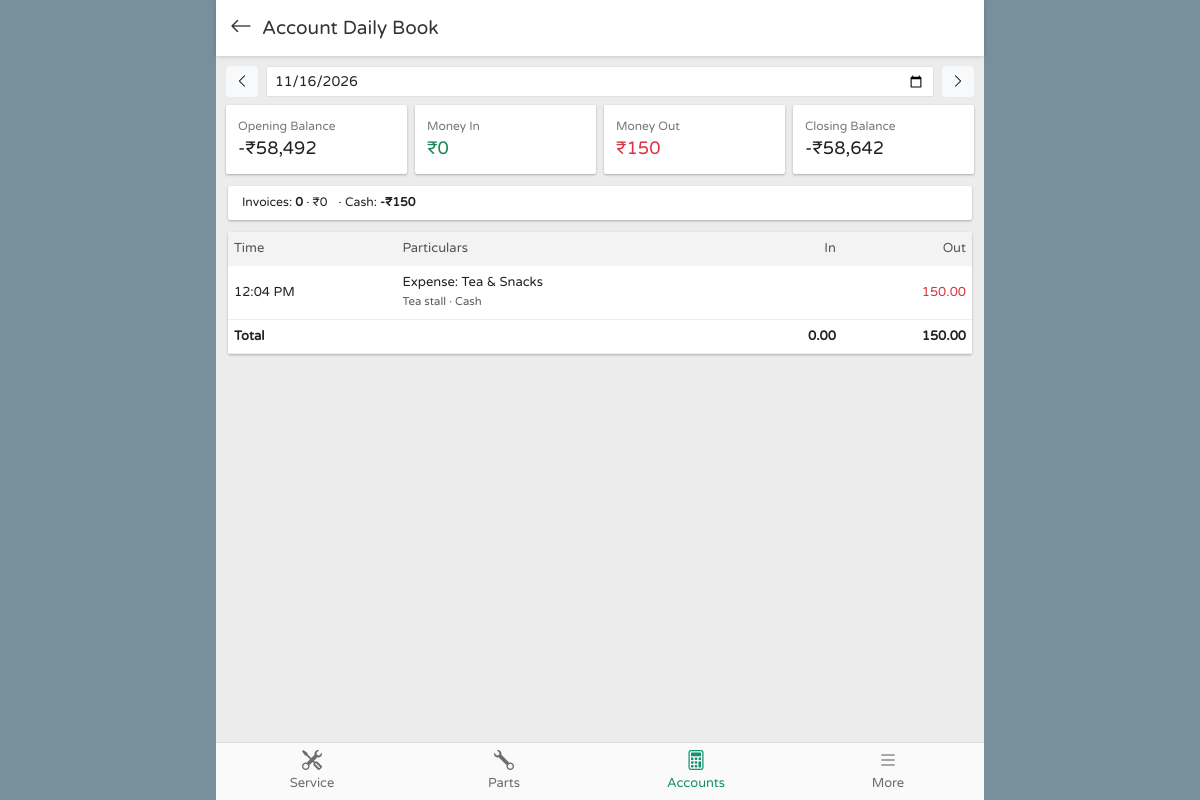
The app's page /daybook.php?date=2026-11-16 (signed in) with its own data.
### tables this page shows
CREATE TABLE expenses (
  id            INT UNSIGNED NOT NULL AUTO_INCREMENT,
  category_id   INT UNSIGNED  NOT NULL,
  expense_date  DATE          NOT NULL,
  amount        DECIMAL(12,2) NOT NULL,
  mode          ENUM('cash','upi','card','bank','cheque') NOT NULL DEFAULT 'cash',
  paid_to       VARCHAR(100)  NULL,
  note          VARCHAR(255)  NULL,
  job_card_id   INT UNSIGNED  NULL,
  user_id       INT UNSIGNED  NULL,
  created_at    DATETIME      NOT NULL DEFAULT CURRENT_TIMESTAMP,
  PRIMARY KEY (id),
  KEY idx_exp_date (expense_date),
  KEY idx_exp_cat (category_id),
  KEY idx_exp_jc (job_card_id),
  CONSTRAINT fk_exp_jc   FOREIGN KEY (job_card_id) REFERENCES job_cards(id) ON DELETE SET NULL,
  CONSTRAINT fk_exp_cat  FOREIGN KEY (category_id) REFERENCES expense_categories(id) ON DELETE RESTRICT,
  CONSTRAINT fk_exp_user FOREIGN KEY (user_id)     REFERENCES users(id)              ON DELETE SET NULL
);

### includes/helpers.php (called while the page is built, shortened)
<?php
function e($s): string { return htmlspecialchars((string) ($s ?? ''), ENT_QUOTES | ENT_SUBSTITUTE, 'UTF-8'); }
function inr($n, int $dec = 2): string
{
    $n = (float) $n;
    $neg = $n < 0; $n = abs($n);
    $parts = explode('.', number_format($n, $dec, '.', ''));
    $int = $parts[0];
    $last3 = substr($int, -3);
    $rest = substr($int, 0, -3);
    if ($rest !== '' && $rest !== false) $rest = preg_replace('/\B(?=(\d{2})+(?!\d))/', ',', $rest) . ',';
    $out = ($rest ?: '') . $last3 . ($dec ? '.' . $parts[1] : '');
    return ($neg ? '-' : '') . $out;
}
function money($n, int $dec = 2): string { return ((float) $n < 0 ? '-₹' : '₹') . inr(abs((float) $n), $dec); }
function input(string $key, $default = '')
{
    $v = $_POST[$key] ?? $_GET[$key] ?? $default;
    return is_string($v) ? trim($v) : $v;
}
function valid_date(?string $d, bool $allowEmpty = true): ?string
{
    $dt = DateTime::createFromFormat('Y-m-d', $d);
    return $d;
}

### includes/lang.php (called while the page is built, shortened)
<?php
function lang(): string
{
    if (!empty($_SESSION['lang']) && isset(LANGS[$_SESSION['lang']])) return $_SESSION['lang'];
    $d = function_exists('setting') ? (string) setting('default_language') : 'en';
    return isset(LANGS[$d]) ? $d : 'en';
}
function t(string $key): string
{
    static $dict = [];
    $l = lang();
    if (!isset($dict['en'])) $dict['en'] = require __DIR__ . '/lang/en.php';
    return $dict[$l][$key] ?? $dict['en'][$key] ?? ucfirst(str_replace('_', ' ', $key));
}
function te(string $key): string { return e(t($key)); }

### includes/db.php (called while the page is built, shortened)
<?php
function db(): PDO
{
    static $pdo = null;
    if ($pdo === null) {
        $dsn = 'mysql:host=' . DB_HOST . ';port=' . DB_PORT . ';dbname=' . DB_NAME . ';charset=utf8mb4';
        try {
            $pdo = new PDO($dsn, DB_USER, DB_PASS, [
                PDO::ATTR_ERRMODE            => PDO::ERRMODE_EXCEPTION,
                PDO::ATTR_DEFAULT_FETCH_MODE => PDO::FETCH_ASSOC,
                PDO::ATTR_EMULATE_PREPARES   => false,
            ]);
            $pdo->exec("SET time_zone = '+05:30'");
        } catch (PDOException $e) {
            http_response_code(500);
            exit(APP_DEBUG ? 'Database connection failed: ' . htmlspecialchars($e->getMessage())
                           : 'Database connection failed. Check config.php');
        }
    }
    return $pdo;
}
function q(string $sql, array $params = []): PDOStatement
{
    $st = db()->prepare($sql);
    $st->execute(array_values($params));
    return $st;
}
function row(string $sql, array $params = []): ?array
{
    $r = q($sql, $params)->fetch();
    return $r === false ? null : $r;
}
function rows(string $sql, array $params = []): array
{
    return q($sql, $params)->fetchAll();
}
function val(string $sql, array $params = [])
{
    $v = q($sql, $params)->fetchColumn();
    return $v === false ? null : $v;
}

### daybook.php (the view, shortened to what this page needs)
<?php
$date = valid_date((string) input('date', date('Y-m-d'))) ?? date('Y-m-d');
$sumBefore = fn($sql) => (float) val($sql, [$date]);
$opening = $sumBefore('SELECT COALESCE(SUM(amount),0) FROM payments WHERE payment_date < ?')
         - $sumBefore('SELECT COALESCE(SUM(amount),0) FROM expenses WHERE expense_date < ?')
         - $sumBefore('SELECT COALESCE(SUM(amount),0) FROM vendor_payments WHERE payment_date < ?');
$entries = array_merge(
    rows("SELECT p.created_at AS ts, 'in' AS dir, p.amount, p.mode, CONCAT(?, ' ', i.invoice_no) AS particulars, COALESCE(c.name, i.customer_name) AS party, CONCAT('invoice.php?id=', i.id) AS href
          FROM payments p JOIN invoices i ON i.id = p.invoice_id LEFT JOIN customers c ON c.id = i.customer_id WHERE p.payment_date = ?", [t('payment_received'), $date]),
    rows("SELECT e.created_at AS ts, 'out' AS dir, e.amount, e.mode, CONCAT(?, ': ', ec.name) AS particulars, e.paid_to AS party, NULL AS href
          FROM expenses e JOIN expense_categories ec ON ec.id = e.category_id WHERE e.expense_date = ?", [t('expense'), $date]),
    rows("SELECT vp.created_at AS ts, 'out' AS dir, vp.amount, vp.mode, CONCAT(?, ' ', po.po_no) AS particulars, v.name AS party, CONCAT('po.php?id=', po.id) AS href
          FROM vendor_payments vp JOIN purchase_orders po ON po.id = vp.po_id JOIN vendors v ON v.id = vp.vendor_id WHERE vp.payment_date = ?", [t('vendor_payment'), $date])
);
usort($entries, fn($a, $b) => strcmp($a['ts'], $b['ts']));
$in = $out = 0; $modes = [];
foreach ($entries as $x) {
    $sign = $x['dir'] === 'in' ? 1 : -1;
    if ($sign > 0) $in += $x['amount']; else $out += $x['amount'];
    $modes[$x['mode']] = ($modes[$x['mode']] ?? 0) + $sign * $x['amount'];
}
$invoiced = row("SELECT COUNT(*) n, COALESCE(SUM(total),0) s FROM invoices WHERE invoice_date = ? AND status <> 'cancelled'", [$date]);
include __DIR__ . '/includes/header.php';
?>
<form class="d-flex gap-2 align-items-center mb-2" method="get">
  <a class="btn btn-light btn-sm" href="?date=<?= date('Y-m-d', strtotime($date . ' -1 day')) ?>"><i class="bi bi-chevron-left"></i></a>
  <input type="date" name="date" value="<?= e($date) ?>" class="form-control form-control-sm" onchange="this.form.submit()">
  <a class="btn btn-light btn-sm" href="?date=<?= date('Y-m-d', strtotime($date . ' +1 day')) ?>"><i class="bi bi-chevron-right"></i></a>
</form>
<div class="kpi">
  <div><small><?= te('opening_balance') ?></small><b><?= money($opening, 0) ?></b></div>
  <div><small><?= te('money_in') ?></small><b class="text-success"><?= money($in, 0) ?></b></div>
  <div><small><?= te('money_out') ?></small><b class="text-danger"><?= money($out, 0) ?></b></div>
  <div><small><?= te('closing_balance') ?></small><b><?= money($opening + $in - $out, 0) ?></b></div>
</div>
<div class="box py-2 small"><?= te('invoices_today') ?>: <b><?= (int) $invoiced['n'] ?></b> · <?= money($invoiced['s'], 0) ?>
  <?php foreach ($modes as $m => $v): ?><span class="ms-2 text-nowrap">· <?= te('mode_' . $m) ?>: <b><?= money($v, 0) ?></b></span><?php endforeach; ?></div>
<div class="box p-0">
  <table class="table-x">
    <tr><th><?= te('time') ?></th><th><?= te('particulars') ?></th><th class="text-end"><?= te('in') ?></th><th class="text-end"><?= te('out') ?></th></tr>
    <?php foreach ($entries as $x): ?>
    <tr <?= $x['href'] ? 'data-href="' . e($x['href']) . '" style="cursor:pointer"' : '' ?>>
      <td><?= date('h:i A', strtotime($x['ts'])) ?></td>
      <td><?= e($x['particulars']) ?><br><small class="text-muted"><?= e($x['party']) ?> · <?= te('mode_' . $x['mode']) ?></small></td>
      <td class="text-end text-success"><?= $x['dir'] === 'in' ? inr($x['amount']) : '' ?></td>
      <td class="text-end text-danger"><?= $x['dir'] === 'out' ? inr($x['amount']) : '' ?></td>
    </tr>
    <?php endforeach; ?>
    <tr class="fw-bold"><td colspan="2"><?= te('total') ?></td><td class="text-end"><?= inr($in) ?></td><td class="text-end"><?= inr($out) ?></td></tr>
  </table>
</div>
<?php include __DIR__ . '/includes/footer.php'; ?>

### assets/css/app.css (style rules this page uses)
:root { --primary: #12926f; --primary-dark: #0d7559; --primary-light: #e7f4f0; --dark-btn: #263238; --danger: #f44336; --due: #e53935; --blue: #1e88e5; --navy: #1a3a8f; --grey: #78909c; --text: #212121; --muted: #757575; --line: #e0e0e0; --page-bg: #ececec; --outer-bg: #78909c; --card-shadow: 0 1px 3px rgba(0,0,0,.18), 0 1px 2px rgba(0,0,0,.10); --hdr-h: 56px; --nav-h: 58px; --app-max: 768px; --bs-primary: #12926f; --bs-primary-rgb: 18,146,111; --bs-link-color: #12926f; --bs-link-hover-color: #0d7559; }
* { -webkit-tap-highlight-color: transparent; }
html, body { height: 100%; }
body { margin: 0; font-family: "Varela Round", "Poppins", "Nirmala UI", "Noto Sans Devanagari", system-ui, -apple-system, "Segoe UI", Roboto, sans-serif; font-size: 14px; color: var(--text); background: var(--outer-bg); }
a { color: var(--primary); text-decoration: none; }
.form-control, .form-select { font-size: 14px; border-radius: 2px; }
.box { background: #fff; box-shadow: var(--card-shadow); border-radius: 2px; padding: 14px; margin: 0 2px 12px; }
.kpi { display: grid; grid-template-columns: repeat(2, 1fr); gap: 8px; margin-bottom: 12px; }
.kpi div { background: #fff; box-shadow: var(--card-shadow); padding: 12px; border-radius: 2px; }
.kpi small { color: #777; font-size: 12px; display: block; }
.kpi b { font-size: 18px; font-weight: 400; }
@media (min-width: 576px) { .kpi { grid-template-columns: repeat(4, 1fr); } }
.table-x { width: 100%; font-size: 13px; background: #fff; }
.table-x th { background: #f3f3f3; color: #555; font-weight: 400; padding: 7px 6px; }
.table-x td { padding: 7px 6px; border-bottom: 1px solid #eee; }
@media (min-width: 769px) { body { padding: 0; } }

### records on screen
expenses: created_at "12:04 PM", particulars "Expense: Tea & Snacks", paid_to "Tea stall", mode "Cash", amount "150.00"

### other values on screen
$title_html "Account Daily Book"
te('opening_balance') "Opening Balance"
money($opening, 0) "-₹58,492"
te('money_in') "Money In"
money($in, 0) "₹0"
te('money_out') "Money Out"
money($out, 0) "₹150"
te('closing_balance') "Closing Balance"
money($opening + $in - $out, 0) "-₹58,642"
te('invoices_today') "Invoices"
$invoiced['n'] "0"
money($invoiced['s'], 0) "₹0"
te('mode_' . $m) "Cash"
money($v, 0) "-₹150"
te('time') "Time"
